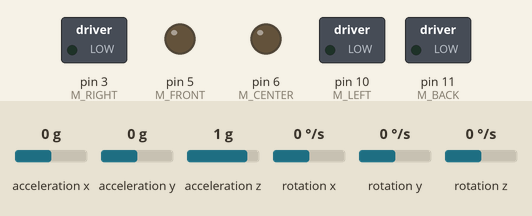
Simulated run of this sketch. Board: Arduino Uno, built with avr-gcc and run on an emulated ATmega328P. Shown: switched loads named in the sketch (green lamp = pin HIGH), output pins drawn as LEDs (lit = HIGH). Wiring (inferred from the names in the program): MPU-6050 motion sensor at I2C address 0x68. Dashed ring = blinking. The test bench sets the inputs (shaded band); at power-on: rotation x 0 °/s, rotation y 0 °/s, acceleration x 0 g, acceleration z 1 g, acceleration y 0 g, rotation z 0 °/s.

Above: at 3.2 s.
3.3 s: rotation x set to -9 °/s
4.8 s: rotation x set to -12 °/s
At 5.28 s:
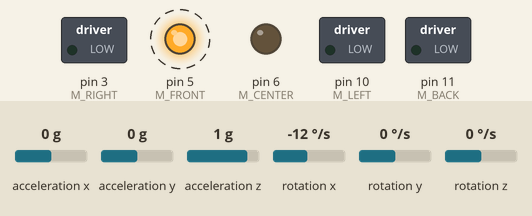
7.8 s: rotation y set to 9 °/s
10.8 s: rotation y set to 12 °/s
At 11.23 s:
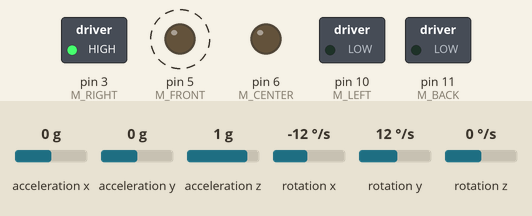
13.8 s: acceleration x set to -1.4 g
At 14.04 s:
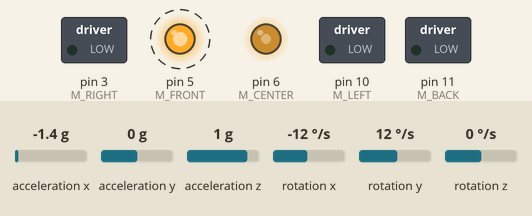
16.8 s: acceleration z set to -1.4 g
At 16.96 s:
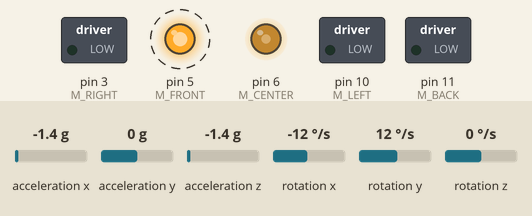
Timing chart, 0 to 20.8 s (numbered marks = the images above; inputs shaded):
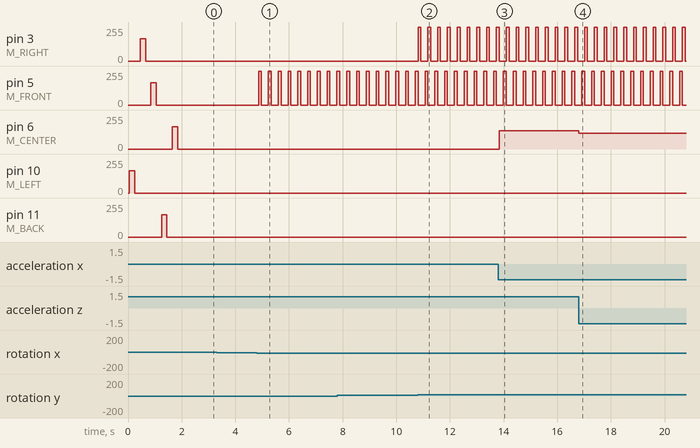

The sketch:

sketch_nov20a.ino
```cpp
    // MPU-6050 Short Example Sketch
    // By Arduino User JohnChi
    // August 17, 2014
    // Public Domain
    #include<Wire.h>
    #define M_OUTPUT(x) (int)(3.3*255.0*sqrt(x)/5.0)
    #define M_SIDE(x) sqrt(abs(x)/32768.0)
    #define M_CENTER 6
    #define M_LEFT 10
    #define M_RIGHT 3
    #define M_FRONT 5
    #define M_BACK 11
    #define M_DELAY 5
    const int MPU=0x68;  // I2C address of the MPU-6050
    int16_t temp;
    float AcX,AcY,AcZ,Tmp,GyX,GyY,GyZ;
    float init_AcX,init_AcY,init_AcZ,init_Tmp,init_GyX,init_GyY,init_GyZ;
    float i,j,k,g,g2,t;
    int m[12] = {0};

    void setup(){


      pinMode(M_CENTER, OUTPUT);
      pinMode(M_LEFT, OUTPUT);
      pinMode(M_RIGHT, OUTPUT);
      pinMode(M_FRONT, OUTPUT);
      pinMode(M_BACK, OUTPUT);
      Wire.begin();
      Wire.beginTransmission(MPU);
      Wire.write(0x6B);  // PWR_MGMT_1 register
      Wire.write(0);     // set to zero (wakes up the MPU-6050)
      Wire.endTransmission(true);

      delay(50);

      Wire.beginTransmission(MPU);
      Wire.write(0x3B);  // starting with register 0x3B (ACCEL_XOUT_H)
      Wire.endTransmission(false);
      Wire.requestFrom(MPU,14,true);  // request a total of 14 registers
      temp=Wire.read()<<8|Wire.read();init_AcX=(float)temp;  // 0x3B (ACCEL_XOUT_H) & 0x3C (ACCEL_XOUT_L)
      temp=Wire.read()<<8|Wire.read();init_AcY=(float)temp;  // 0x3D (ACCEL_YOUT_H) & 0x3E (ACCEL_YOUT_L)
      temp=Wire.read()<<8|Wire.read();init_AcZ=(float)temp;  // 0x3F (ACCEL_ZOUT_H) & 0x40 (ACCEL_ZOUT_L)
      temp=Wire.read()<<8|Wire.read();init_Tmp=(float)temp;  // 0x41 (TEMP_OUT_H) & 0x42 (TEMP_OUT_L)
      temp=Wire.read()<<8|Wire.read();init_GyX=(float)temp;  // 0x43 (GYRO_XOUT_H) & 0x44 (GYRO_XOUT_L)
      temp=Wire.read()<<8|Wire.read();init_GyY=(float)temp;  // 0x45 (GYRO_YOUT_H) & 0x46 (GYRO_YOUT_L)
      temp=Wire.read()<<8|Wire.read();init_GyZ=(float)temp;  // 0x47 (GYRO_ZOUT_H) & 0x48 (GYRO_ZOUT_L)
      g=init_AcX*init_AcX+init_AcY*init_AcY+init_AcZ*init_AcZ;

//motor test
      analogWrite(M_LEFT, M_OUTPUT(1.0));
      delay(200);
      analogWrite(M_LEFT, 0);
      delay(200);


      analogWrite(M_RIGHT, M_OUTPUT(1.0));
      delay(200);
      analogWrite(M_RIGHT, 0);
      delay(200);

      analogWrite(M_FRONT, M_OUTPUT(1.0));
      delay(200);
      analogWrite(M_FRONT, 0);
      delay(200);


      analogWrite(M_BACK, M_OUTPUT(1.0));
      delay(200);
      analogWrite(M_BACK, 0);
      delay(200);

      analogWrite(M_CENTER, M_OUTPUT(1.0));
      delay(200);
      analogWrite(M_CENTER, 0);
      delay(200);

      /*Serial.begin(9600);*/
    }
    void loop(){
      Wire.beginTransmission(MPU);
      Wire.write(0x3B);  // starting with register 0x3B (ACCEL_XOUT_H)
      Wire.endTransmission(false);
      Wire.requestFrom(MPU,14,true);  // request a total of 14 registers
      temp=Wire.read()<<8|Wire.read();AcX=(float)temp;  // 0x3B (ACCEL_XOUT_H) & 0x3C (ACCEL_XOUT_L)
      temp=Wire.read()<<8|Wire.read();AcY=(float)temp;  // 0x3D (ACCEL_YOUT_H) & 0x3E (ACCEL_YOUT_L)
      temp=Wire.read()<<8|Wire.read();AcZ=(float)temp;  // 0x3F (ACCEL_ZOUT_H) & 0x40 (ACCEL_ZOUT_L)
      temp=Wire.read()<<8|Wire.read();Tmp=(float)temp;  // 0x41 (TEMP_OUT_H) & 0x42 (TEMP_OUT_L)
      temp=Wire.read()<<8|Wire.read();GyX=(float)temp;  // 0x43 (GYRO_XOUT_H) & 0x44 (GYRO_XOUT_L)
      temp=Wire.read()<<8|Wire.read();GyY=(float)temp;  // 0x45 (GYRO_YOUT_H) & 0x46 (GYRO_YOUT_L)
      temp=Wire.read()<<8|Wire.read();GyZ=(float)temp;  // 0x47 (GYRO_ZOUT_H) & 0x48 (GYRO_ZOUT_L)

//cross product of initial acceleration vector with final
      i=(init_AcY*AcZ - init_AcZ*AcY);
      j=(init_AcZ*AcX - init_AcX*AcZ);
      k=(init_AcX*AcY - init_AcY*AcX);
      g2=AcX*AcX+AcY*AcY+AcZ*AcZ;
      t=(i*i+j*j+k*k)/(g*g2);

    analogWrite(M_CENTER, M_OUTPUT(t));
    if(GyY<0.0) {
//run left motor for up to 500 ms based on speed
       if (m[M_LEFT]>M_DELAY) {
         if(m[M_LEFT]<M_DELAY+(int)(M_SIDE(GyY)*10)) analogWrite(M_LEFT, 255);
         else m[M_LEFT]=0;
       } else {
         analogWrite(M_LEFT, 0);
       }
       analogWrite(M_RIGHT, 0);

       m[M_LEFT]++;
       m[M_RIGHT]=0;

     } else {
//run right motor for up to 500 ms based on speed
       if (m[M_RIGHT]>M_DELAY) {
         if(m[M_RIGHT]<M_DELAY+(int)(M_SIDE(GyY)*10)) analogWrite(M_RIGHT, 255);
         else m[M_RIGHT]=0;
       } else {
         analogWrite(M_RIGHT, 0);
       }
       analogWrite(M_LEFT, 0);

       m[M_RIGHT]++;
       m[M_LEFT]=0;

     }

     if(GyX<0.0) {
//run front motor for up to 500 ms based on speed
       if (m[M_FRONT]>M_DELAY) {
         if(m[M_FRONT]<M_DELAY+(int)(M_SIDE(GyX)*10)) analogWrite(M_FRONT, 255);
         else m[M_FRONT]=0;
       } else {
         analogWrite(M_FRONT, 0);
       }
       analogWrite(M_BACK, 0);

       m[M_FRONT]++;
       m[M_BACK]=0;

     } else {
//run back motor for up to 500 ms based on speed
       if (m[M_BACK]>M_DELAY) {
         if(m[M_BACK]<M_DELAY+(int)(M_SIDE(GyX)*10)) analogWrite(M_BACK, 255);
         else m[M_BACK]=0;
       } else {
         analogWrite(M_BACK, 0);
       }
       analogWrite(M_FRONT, 0);

       m[M_BACK]++;
       m[M_FRONT]=0;

     }
/*      analogWrite(M_RIGHT, M_OUTPUT(1.0));
      delay(200);
      analogWrite(M_RIGHT, 0);
      delay(200);
      analogWrite(M_LEFT, M_OUTPUT(1.0));
      delay(200);
      analogWrite(M_LEFT, 0);
      delay(200);


      analogWrite(M_RIGHT, M_OUTPUT(1.0));
      delay(200);
      analogWrite(M_RIGHT, 0);
      delay(200);


      analogWrite(M_FRONT, M_OUTPUT(1.0));
      delay(200);
      analogWrite(M_FRONT, 0);
      delay(200);


      analogWrite(M_BACK, M_OUTPUT(1.0));
      delay(200);
      analogWrite(M_BACK, 0);
      delay(200);

      analogWrite(M_CENTER, M_OUTPUT(1.0));
      delay(200);
      analogWrite(M_CENTER, 0);
      delay(200);*/

  /*

      Serial.print("AcX = "); Serial.print(AcX);
      Serial.print(" | AcY = "); Serial.print(AcY);
      Serial.print(" | AcZ = "); Serial.print(AcZ);
      Serial.print(" | Tmp = "); Serial.print(Tmp/340.00+36.53);  //equation for temperature in degrees C from datasheet
      Serial.print(" | GyX = "); Serial.print(GyX);
      Serial.print(" | GyY = "); Serial.print(GyY);
      Serial.print(" | GyZ = "); Serial.println(GyZ);
*/
      delay(50);
    }
```

Measured:
- the behaviour switches between -10 and -11 °/s on rotation x (found by bisection; images 0 and 1)
- the behaviour switches between 10 and 11 °/s on rotation y (found by bisection; images 1 and 2)
- after the input at 3.3 s, every drawn part: stays the same
- after the input at 4.8 s, pin 5 (M_FRONT): alternates 255/255 for 0.10 s and 0/255 for 0.26 s, starting after 0.07 s
- after the input at 10.8 s, pin 3 (M_RIGHT): alternates 255/255 for 0.10 s and 0/255 for 0.26 s, starting at once
- after the input at 13.8 s, pin 6 (M_CENTER): 0/255 → 136/255 at once
- after the input at 16.8 s, pin 6 (M_CENTER): 136/255 → 119/255 at once
